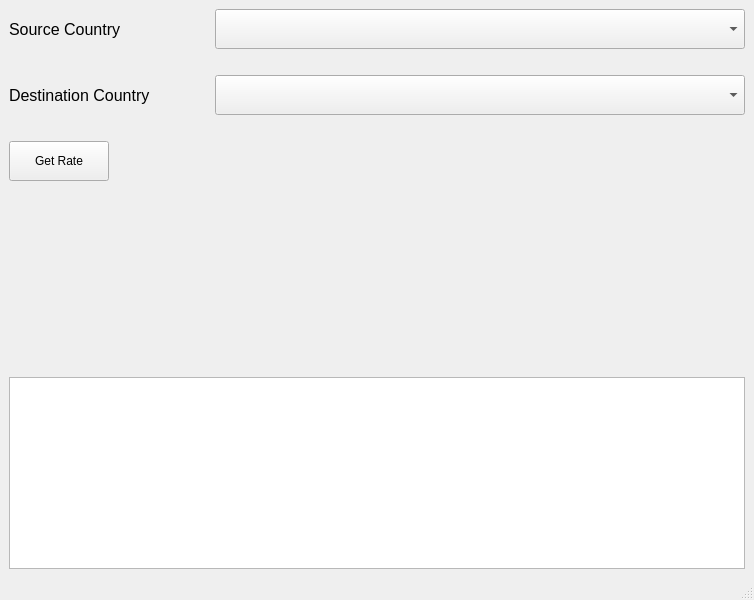
<?xml version="1.0" encoding="UTF-8"?>
<ui version="4.0">
 <class>MainWindow</class>
 <widget class="QMainWindow" name="MainWindow">
  <property name="geometry">
   <rect>
    <x>0</x>
    <y>0</y>
    <width>754</width>
    <height>600</height>
   </rect>
  </property>
  <property name="sizePolicy">
   <sizepolicy hsizetype="Preferred" vsizetype="Preferred">
    <horstretch>0</horstretch>
    <verstretch>0</verstretch>
   </sizepolicy>
  </property>
  <property name="windowTitle">
   <string>MainWindow</string>
  </property>
  <widget class="QWidget" name="centralwidget">
   <layout class="QVBoxLayout" name="verticalLayout_2">
    <item>
     <layout class="QVBoxLayout" name="verticalLayout">
      <item>
       <layout class="QHBoxLayout" name="horizontalLayout">
        <item>
         <widget class="QLabel" name="lblSourceCountry">
          <property name="sizePolicy">
           <sizepolicy hsizetype="Preferred" vsizetype="Preferred">
            <horstretch>0</horstretch>
            <verstretch>0</verstretch>
           </sizepolicy>
          </property>
          <property name="minimumSize">
           <size>
            <width>200</width>
            <height>0</height>
           </size>
          </property>
          <property name="maximumSize">
           <size>
            <width>200</width>
            <height>16777215</height>
           </size>
          </property>
          <property name="font">
           <font>
            <pointsize>12</pointsize>
           </font>
          </property>
          <property name="text">
           <string>Source Country</string>
          </property>
         </widget>
        </item>
        <item>
         <widget class="QComboBox" name="comboBoxSourceCountry">
          <property name="sizePolicy">
           <sizepolicy hsizetype="Preferred" vsizetype="Fixed">
            <horstretch>0</horstretch>
            <verstretch>0</verstretch>
           </sizepolicy>
          </property>
          <property name="minimumSize">
           <size>
            <width>0</width>
            <height>40</height>
           </size>
          </property>
          <property name="maximumSize">
           <size>
            <width>16777215</width>
            <height>40</height>
           </size>
          </property>
          <property name="font">
           <font>
            <pointsize>12</pointsize>
           </font>
          </property>
         </widget>
        </item>
       </layout>
      </item>
      <item>
       <spacer name="verticalSpacer">
        <property name="orientation">
         <enum>Qt::Orientation::Vertical</enum>
        </property>
        <property name="sizeType">
         <enum>QSizePolicy::Policy::Fixed</enum>
        </property>
        <property name="sizeHint" stdset="0">
         <size>
          <width>20</width>
          <height>20</height>
         </size>
        </property>
       </spacer>
      </item>
      <item>
       <layout class="QHBoxLayout" name="horizontalLayout_2">
        <item>
         <widget class="QLabel" name="lblDestinationCountry">
          <property name="minimumSize">
           <size>
            <width>200</width>
            <height>0</height>
           </size>
          </property>
          <property name="maximumSize">
           <size>
            <width>200</width>
            <height>16777215</height>
           </size>
          </property>
          <property name="font">
           <font>
            <pointsize>12</pointsize>
           </font>
          </property>
          <property name="text">
           <string>Destination Country</string>
          </property>
         </widget>
        </item>
        <item>
         <widget class="QComboBox" name="comboBoxDestinationCountry">
          <property name="sizePolicy">
           <sizepolicy hsizetype="Preferred" vsizetype="Fixed">
            <horstretch>0</horstretch>
            <verstretch>0</verstretch>
           </sizepolicy>
          </property>
          <property name="minimumSize">
           <size>
            <width>0</width>
            <height>40</height>
           </size>
          </property>
          <property name="maximumSize">
           <size>
            <width>16777215</width>
            <height>40</height>
           </size>
          </property>
          <property name="font">
           <font>
            <pointsize>12</pointsize>
           </font>
          </property>
         </widget>
        </item>
       </layout>
      </item>
      <item>
       <spacer name="verticalSpacer_2">
        <property name="orientation">
         <enum>Qt::Orientation::Vertical</enum>
        </property>
        <property name="sizeType">
         <enum>QSizePolicy::Policy::Fixed</enum>
        </property>
        <property name="sizeHint" stdset="0">
         <size>
          <width>20</width>
          <height>20</height>
         </size>
        </property>
       </spacer>
      </item>
      <item>
       <widget class="QPushButton" name="btnGetRate">
        <property name="minimumSize">
         <size>
          <width>100</width>
          <height>40</height>
         </size>
        </property>
        <property name="maximumSize">
         <size>
          <width>100</width>
          <height>40</height>
         </size>
        </property>
        <property name="text">
         <string>Get Rate</string>
        </property>
       </widget>
      </item>
      <item>
       <layout class="QHBoxLayout" name="horizontalLayout_3">
        <item>
         <widget class="QLabel" name="lblExchangeRate">
          <property name="font">
           <font>
            <pointsize>15</pointsize>
            <bold>true</bold>
           </font>
          </property>
          <property name="text">
           <string/>
          </property>
         </widget>
        </item>
        <item>
         <spacer name="horizontalSpacer">
          <property name="orientation">
           <enum>Qt::Orientation::Horizontal</enum>
          </property>
          <property name="sizeHint" stdset="0">
           <size>
            <width>308</width>
            <height>20</height>
           </size>
          </property>
         </spacer>
        </item>
       </layout>
      </item>
      <item>
       <spacer name="verticalSpacer_3">
        <property name="orientation">
         <enum>Qt::Orientation::Vertical</enum>
        </property>
        <property name="sizeHint" stdset="0">
         <size>
          <width>20</width>
          <height>10</height>
         </size>
        </property>
       </spacer>
      </item>
      <item>
       <widget class="QTextEdit" name="txtJsonResponse"/>
      </item>
     </layout>
    </item>
   </layout>
  </widget>
  <widget class="QStatusBar" name="statusbar"/>
 </widget>
 <resources/>
 <connections/>
</ui>
